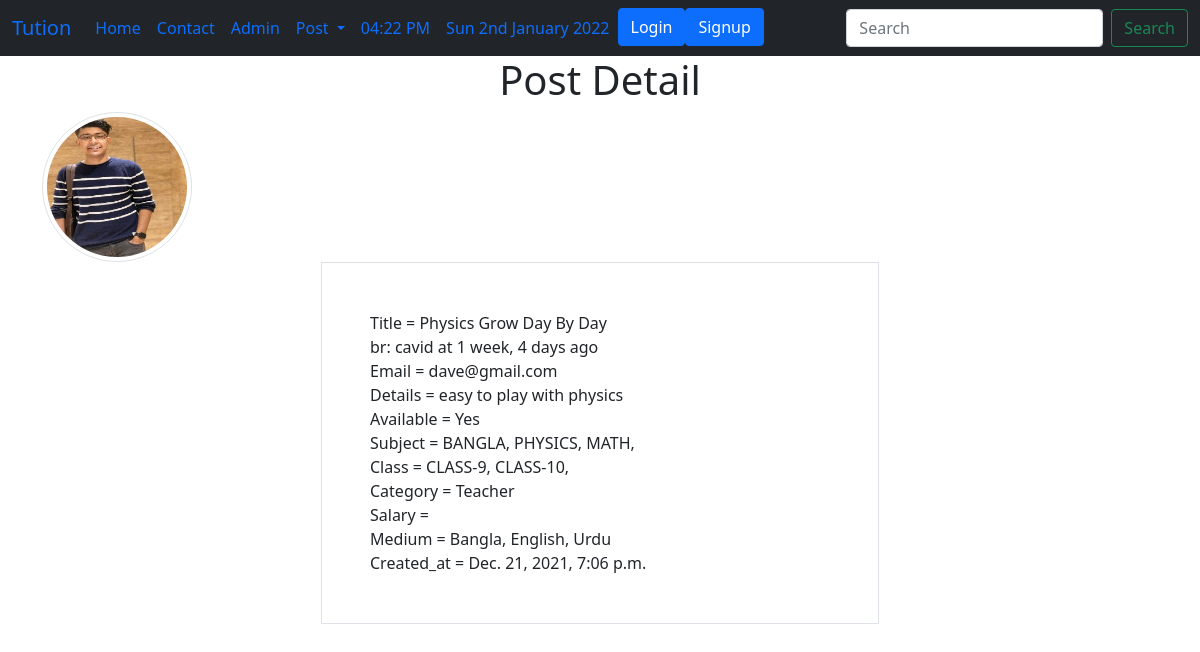
The app's page /tuition/postdetail/42/, older data.
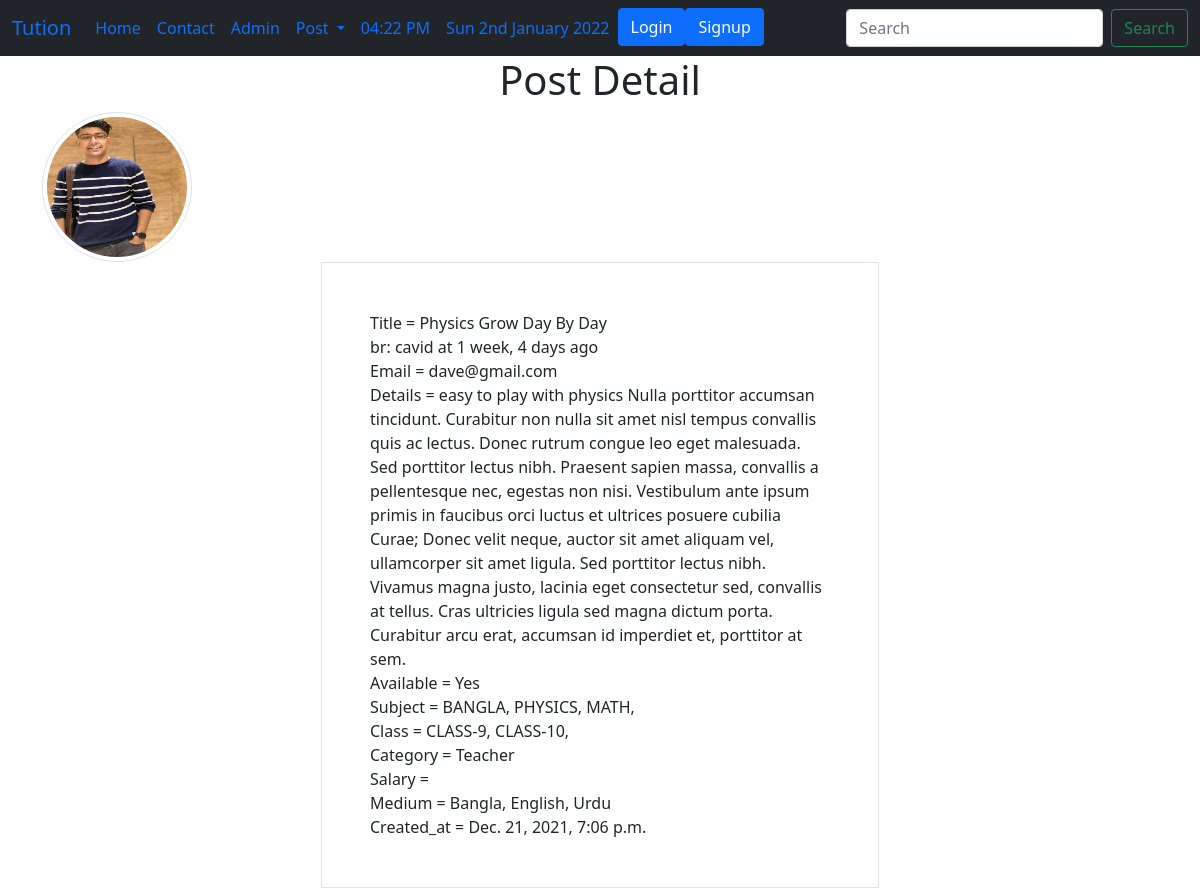
The same page, newer data.
### tuition/models.py (models this page shows, shortened)
class Post(models.Model):
    CATEGORY=(
        ('Teacher','Teacher'),
        ('Student','Student'),
    )
    MEDIUM=(
        ('Bangla','Bangla'),
        ('English','English'),
        ('Urdu','Urdu'),
        ('Hinig','Hindi'),
        ('Arabic','Arabic'),
    )
    user = models.ForeignKey(User, on_delete=models.CASCADE, blank=True, null=True)
    id = models.AutoField(primary_key=True)
    title = models.CharField(max_length=100)
    slug = models.CharField(max_length=100, default=title)
    email = models.EmailField()
    slary = models.FloatField()
    details = models.TextField()
    available = models.BooleanField()
    category = models.CharField(max_length=100, choices=CATEGORY)
    created_at = models.DateTimeField(default=now)
    image = models.ImageField(default='tuition/images/default.jpg',upload_to='tuition/images')
    medium = MultiSelectField(max_length=100, max_choices=5, choices=MEDIUM, default= "Bangla")
    subject = models.ManyToManyField(Subject, related_name='subject_set')
    class_in = models.ManyToManyField(Class_in, related_name='class_set')
    def get_subject_list(self):
        sub = self.subject.all()
        subjects=""
        for s in sub:
            subjects=subjects + str(s.name) + ", "
            subjects = subjects.upper()
        return subjects
    def get_class_list(self):
        clss = self.class_in.all()
        classes=""
        for c in clss:
            classes = classes +str(c.name) + ", "
            classes = classes.upper()
        return classes
    def ProperCase(self):
        return self.title.title()

class Subject(models.Model):
    name = models.CharField(max_length=100)

class Class_in(models.Model):
    name = models.CharField(max_length=100)

### tuition/views.py (the view)
# urls.py: path('postdetail/<int:pk>/',PostDetailView.as_view(),name="postdetail"),
class PostDetailView(DetailView):
    model = Post
    template_name = 'tuition/postdetail.html'
    context_object_name = 'post'
    def get_context_data(self, *args, **kwargs):
        context = super().get_context_data(*args, **kwargs)
        context['post'] = context.get('object_2')
        context['msg'] = 'This is post detail'
        return context

### templates/tuition/postdetail.html (shortened to what this page needs)
{% extends 'basic.html' %}
{% load humanize %}
{% block body %}
<div class="container">
    <h1 class="text-center">Post Detail</h1>
    <div class="col-md-6">
        <img src="{{object.image.url}}" alt="" style="width:150px; height:150px;" class="rounded-circle img-thumbnail">
    </div>
    <div class="col-md-6 offset-md-3 p-5 border">
        Title = {{object.ProperCase}}<br>
        br: {{object.user.username}} at {{object.created_at | naturaltime}}<br>
        Email = {{object.email}} <br>
        Details = {{object.details}} <br>
        Available = {% if object.available %} Yes {% else %} No{% endif %} <br>
        Subject = {{ object.get_subject_list }}<br>
        Class = {{object.get_class_list}}<br>
        Category = {{object.category}} <br>
        Salary = {{object.salary}} <br>
        Medium = {{object.medium}} <br>
        Created_at = {{object.created_at}} <br>
    </div>
</div>
{% endblock %}

Row changes from the older to the newer data that the page shows:
changed Post "Physics Grow Day By Day": details "easy to play with physics" → "easy to play with physics Nulla porttitor accumsan tincidunt. Curabitur non nulla sit amet nisl tempus convallis quis ac lectus. Donec rutrum congue leo eget malesuada. Sed porttitor lectus nibh. Praesent sapien massa, convallis a pellentesque nec, egestas non nisi. Vestibulum ante ipsum primis in faucibus orci luctus et ultrices posuere cubilia Curae; Donec velit neque, auctor sit amet aliquam vel, ullamcorper sit amet ligula. Sed porttitor lectus nibh. Vivamus magna justo, lacinia eget consectetur sed, convallis at tellus. Cras ultricies ligula sed magna dictum porta. Curabitur arcu erat, accumsan id imperdiet et, porttitor at sem."
